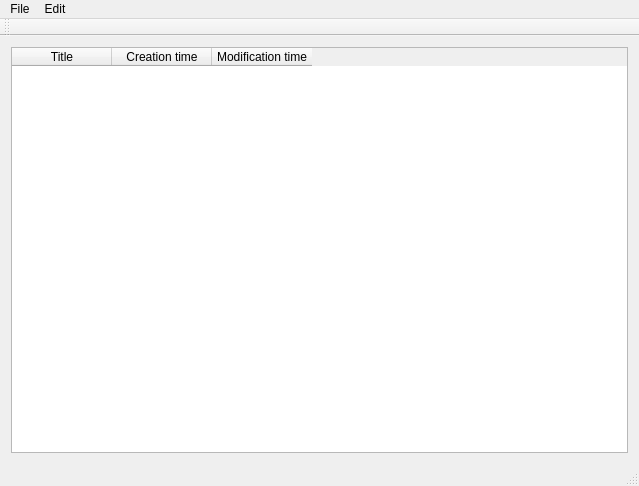
<?xml version="1.0" encoding="UTF-8"?>
<ui version="4.0">
 <class>MainWindow</class>
 <widget class="QMainWindow" name="MainWindow">
  <property name="geometry">
   <rect>
    <x>0</x>
    <y>0</y>
    <width>639</width>
    <height>486</height>
   </rect>
  </property>
  <property name="windowTitle">
   <string>MainWindow</string>
  </property>
  <widget class="QWidget" name="centralWidget">
   <layout class="QVBoxLayout" name="verticalLayout">
    <item>
     <widget class="QTableWidget" name="tableWidget">
      <property name="editTriggers">
       <set>QAbstractItemView::NoEditTriggers</set>
      </property>
      <property name="selectionMode">
       <enum>QAbstractItemView::SingleSelection</enum>
      </property>
      <property name="selectionBehavior">
       <enum>QAbstractItemView::SelectRows</enum>
      </property>
      <attribute name="horizontalHeaderVisible">
       <bool>true</bool>
      </attribute>
      <attribute name="horizontalHeaderShowSortIndicator" stdset="0">
       <bool>false</bool>
      </attribute>
      <attribute name="horizontalHeaderStretchLastSection">
       <bool>false</bool>
      </attribute>
      <attribute name="verticalHeaderVisible">
       <bool>true</bool>
      </attribute>
      <column>
       <property name="text">
        <string>Title</string>
       </property>
      </column>
      <column>
       <property name="text">
        <string>Creation time</string>
       </property>
      </column>
      <column>
       <property name="text">
        <string>Modification time</string>
       </property>
      </column>
     </widget>
    </item>
   </layout>
  </widget>
  <widget class="QMenuBar" name="menuBar">
   <property name="geometry">
    <rect>
     <x>0</x>
     <y>0</y>
     <width>639</width>
     <height>25</height>
    </rect>
   </property>
   <widget class="QMenu" name="menuEdit">
    <property name="title">
     <string>Edit</string>
    </property>
   </widget>
   <widget class="QMenu" name="menuFile">
    <property name="title">
     <string>File</string>
    </property>
   </widget>
   <addaction name="menuFile"/>
   <addaction name="menuEdit"/>
  </widget>
  <widget class="QToolBar" name="mainToolBar">
   <attribute name="toolBarArea">
    <enum>TopToolBarArea</enum>
   </attribute>
   <attribute name="toolBarBreak">
    <bool>false</bool>
   </attribute>
  </widget>
  <widget class="QStatusBar" name="statusBar"/>
 </widget>
 <layoutdefault spacing="6" margin="11"/>
 <resources/>
 <connections/>
</ui>
